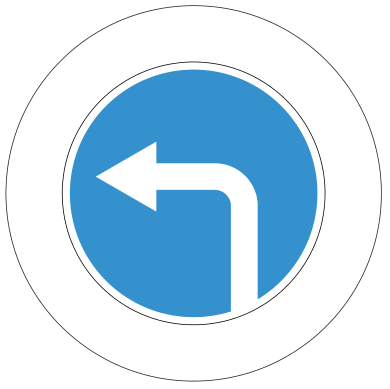
#> input picture src/Camera/samples/left.png, 390 x 389 px
$ python -i signDetector.py   (imports and definitions only)
#> lines starting #> are read from the running program, lines starting #| are printed output that depends on the picture; after the words box and inside, x2 and y2 are one past the last pixel; in counts of white or black regions, pixels touching at a corner belong together; pictures that were not available may be replaced by others from this repository, and a replacement may not be noted
import cv2
import const

class SignSample(object):
    name = ''
    img = None
    binColor = ''

    def __init__(self, img, name, binColor):
        self.img = img
        self.name = name
        self.binColor = binColor

class Recognized(object):
    name = ''
    accuracy = 0
    contour = []
    rect = []

    # [5 lines left out: function __init__, not called in this run]

class SignDetector(object):
    MIN_CONTOUR_AREA = 5000
    MIN_ACCURACY = 55

    BLUE_COLOR = 'blue'
    RED_COLOR = 'red'
    PURPLE_COLOR = 'purple'

    sampleLeft = None
    sampleRight = None
    sampleStop = None
    # sampleAmox = None

    enabled = False

    def __init__(self):
        self.sampleLeft = self.readSample('left', self.BLUE_COLOR)
        self.sampleRight = self.readSample('right', self.BLUE_COLOR)
        self.sampleStop = self.readSample('stop', self.RED_COLOR)
        # self.sampleAmox = self.readSample('amox', self.PURPLE_COLOR)

    # [9 lines left out: function switch, not called in this run]

    def bin(self, img, color, isSample: bool):
        if color == self.BLUE_COLOR:
            # hsv=(103,193,208) # bgr=(206,145,52)
            if isSample:
                img = cv2.inRange(img, (103-20,50,50), (103+20,255,255))
            else:
                # img = cv2.inRange(img, (105,50,50), (116,240,240)) # робот
                # img = cv2.inRange(img, (63,182,116), (143,255,196)) # ноут Г
                img = cv2.inRange(img, (58,187,201), (138,255,255)) # робот В
        elif color == self.RED_COLOR:
            # hsv=(3,218,188) # bgr=(28,42,188)
            if isSample:
                img = cv2.inRange(img, (0,50,50), (3+20,255,255))
            else:
                # img = cv2.inRange(img, (125,75,75), (179,205,170))
                img1 = cv2.inRange(img, (0,184,189), (40,255,255)) # робот В
                img2 = cv2.inRange(img, (139,170,184), (179,255,255)) # робот В
                img = cv2.bitwise_or(img1, img2)
        elif color == self.PURPLE_COLOR:
            img = cv2.inRange(img, (140,50,50), (255,255,255))
        else:
            raise Exception('Неверный цвет для бинаризации', color)
        return img

    def readSample(self, fileName, color):
        img = cv2.imread('samples/' + fileName + '.png')
        img = cv2.cvtColor(img, cv2.COLOR_BGR2HSV)
        img = self.bin(img, color, isSample=True)

        conts = cv2.findContours(img, cv2.RETR_TREE, cv2.CHAIN_APPROX_NONE)
        conts = conts[0] # контуры хранятся под индексом 0
        if not conts:
            return None

        cont = max(conts, key=cv2.contourArea) # самый длинный и интересный
        # cv2.drawContours(img, cont, -1, (255,0,255), 3)

        (x,y,w,h) = cv2.boundingRect(cont)
        img = img[y:y+h, x:x+w]

        img = cv2.resize(img, (64,64))
        # cv2.imshow(fileName, img)
        return SignSample(img, fileName, color)

    # [39 lines left out: function detect, not called in this run]

    def feed(self, img):
        detected = []
        if not self.enabled:
            return img, detected

        imgForAnalyze = img.copy()
        imgForAnalyze = cv2.cvtColor(imgForAnalyze, cv2.COLOR_BGR2HSV)
        imgForAnalyze = cv2.GaussianBlur(imgForAnalyze, (19, 19), 0)

        detected.extend(self.detect(imgForAnalyze, self.BLUE_COLOR, [self.sampleLeft, self.sampleRight]))
        detected.extend(self.detect(imgForAnalyze, self.RED_COLOR, [self.sampleStop]))
        # detected.extend(detect(imgForAnalyze, PURPLE_COLOR, [sampleAmox]))

        for item in detected:
            cv2.drawContours(img, item.contour, -1, (255,0,255), 2)
            (x,y,w,h) = item.rect
            cv2.rectangle(img, (x,y), (x+w,y+h), const.BLUE, 2)
            title = item.name + ' ' + str(item.accuracy) + '%'
            cv2.putText(img, title, (x,y-10), const.FONT, fontScale=1, color=const.BLUE)
            # print(title)
        return img, detected

>>> import cv2
>>> picture = cv2.imread('samples/left.png', cv2.IMREAD_GRAYSCALE)
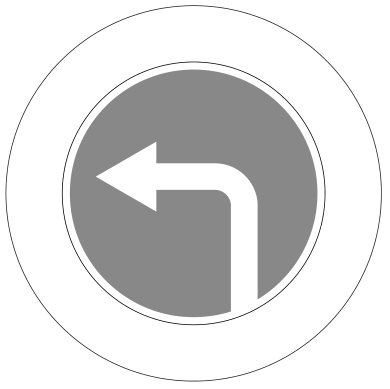
#> picture: shape (389, 390); min 47, max 255, mean 220.8
>>> result = SignDetector().feed(picture)
#> in readSample, img is the input picture: shape (389, 390, 3); mean B, G, R 239.5, 223.2, 198.4
#> in readSample, `img = cv2.cvtColor(img, cv2.COLOR_BGR2HSV)`: img: shape (389, 390, 3); mean H, S, V 27.8, 51, 239.6
#> in bin, `img = cv2.inRange(img, (103-20,50,50), (103+20,255,255))`:
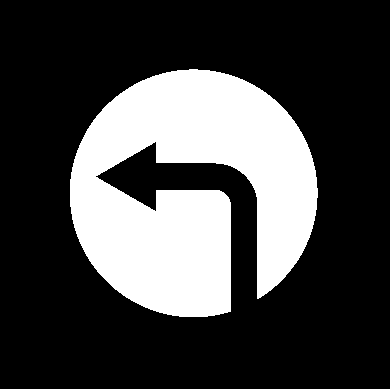
#> img: shape (389, 390); 26.9% white; 1 white region
#> in readSample, `conts = cv2.findContours(img, cv2.RETR_TREE, cv2.CHAIN_APPROX_NONE)`: conts = 1 contour; box (x1, y1, x2, y2) and area: (70, 69, 318, 317) 40156
#> in readSample, `cont = max(conts, key=cv2.contourArea)`: cont = contour of 1232 points, box (x1, y1, x2, y2) (70, 69, 318, 317), area 40156
#> in readSample, `(x,y,w,h) = cv2.boundingRect(cont)`: x = 70; y = 69; w = 248
#> in readSample, `img = img[y:y+h, x:x+w]`: img: shape (248, 248); 66.3% white; 4 black regions, box (x1, y1, x2, y2) and area: (26, 73, 248, 248) 10796, (128, 0, 248, 119) 3397, (0, 0, 119, 110) 3314, (0, 138, 109, 248) 3224
#> in readSample, `img = cv2.resize(img, (64,64))`:
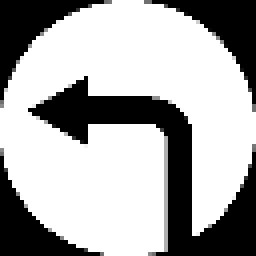
#> img: shape (64, 64) (shown 4 times larger); min 0, max 255, mean 170
#> call 2 of readSample, with fileName = 'right', color = 'blue'
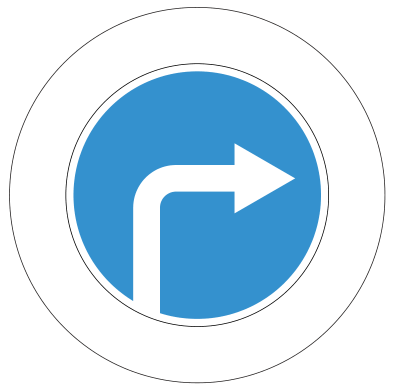
#> input picture src/Camera/samples/right.png, 394 x 391 px
#> in readSample, img is the input picture: shape (391, 394, 3); mean B, G, R 239.8, 223.7, 199.3
#> in readSample (call 2), `img = cv2.cvtColor(img, cv2.COLOR_BGR2HSV)`: img: shape (391, 394, 3); mean H, S, V 27.3, 50.2, 239.8
#> call 2 of bin, with color = 'blue', isSample = True
#> in bin (call 2), `img = cv2.inRange(img, (103-20,50,50), (103+20,255,255))`:
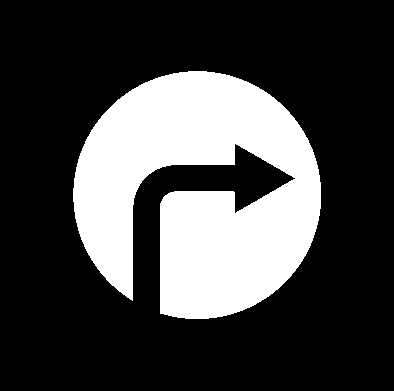
#> img: shape (391, 394); 26.5% white; 1 white region
#> in readSample (call 2), `conts = cv2.findContours(img, cv2.RETR_TREE, cv2.CHAIN_APPROX_NONE)`: conts = 1 contour; box (x1, y1, x2, y2) and area: (73, 71, 321, 319) 40139
#> in readSample (call 2), `cont = max(conts, key=cv2.contourArea)`: cont = contour of 1232 points, box (x1, y1, x2, y2) (73, 71, 321, 319), area 40139
#> in readSample (call 2), `(x,y,w,h) = cv2.boundingRect(cont)`: x = 73; y = 71
#> in readSample (call 2), `img = img[y:y+h, x:x+w]`:
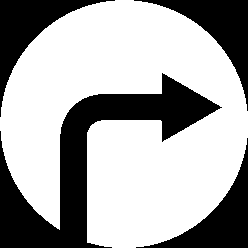
#> img: shape (248, 248); 66.3% white; 4 black regions, box (x1, y1, x2, y2) and area: (0, 73, 222, 248) 10845, (0, 0, 115, 117) 3352, (134, 0, 248, 111) 3293, (136, 138, 248, 248) 3258
#> in readSample (call 2), `img = cv2.resize(img, (64,64))`:
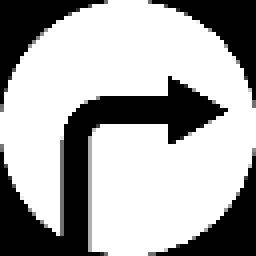
#> img: shape (64, 64) (shown 4 times larger); min 0, max 255, mean 169
#> in bin (call 3), `img = cv2.inRange(img, (0,50,50), (3+20,255,255))`: img: shape (389, 390); every value is 0
#> in readSample (call 3), `conts = cv2.findContours(img, cv2.RETR_TREE, cv2.CHAIN_APPROX_NONE)`: conts = 0 contours
